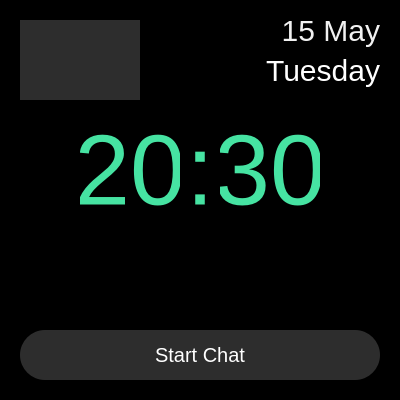
<?xml version="1.0" encoding="UTF-8"?>
<ui version="4.0">
 <class>MainWindow</class>
 <widget class="QMainWindow" name="MainWindow">
  <property name="geometry">
   <rect>
    <x>0</x>
    <y>0</y>
    <width>400</width>
    <height>400</height>
   </rect>
  </property>
  <property name="windowTitle">
   <string>MainWindow</string>
  </property>
  <property name="locale">
   <locale language="English" country="Australia"/>
  </property>
  <widget class="QWidget" name="centralwidget">
   <widget class="QFrame" name="frame">
    <property name="geometry">
     <rect>
      <x>0</x>
      <y>0</y>
      <width>400</width>
      <height>400</height>
     </rect>
    </property>
    <property name="styleSheet">
     <string notr="true">*{
	background:rgb(0,0,0);
	font: 15pt &quot;Yu Gothic UI&quot;;
}</string>
    </property>
    <property name="frameShape">
     <enum>QFrame::StyledPanel</enum>
    </property>
    <property name="frameShadow">
     <enum>QFrame::Raised</enum>
    </property>
    <widget class="QLabel" name="hour_label">
     <property name="geometry">
      <rect>
       <x>80</x>
       <y>120</y>
       <width>100</width>
       <height>100</height>
      </rect>
     </property>
     <property name="palette">
      <palette>
       <active>
        <colorrole role="WindowText">
         <brush brushstyle="SolidPattern">
          <color alpha="255">
           <red>70</red>
           <green>227</green>
           <blue>162</blue>
          </color>
         </brush>
        </colorrole>
        <colorrole role="Button">
         <brush brushstyle="SolidPattern">
          <color alpha="255">
           <red>0</red>
           <green>0</green>
           <blue>0</blue>
          </color>
         </brush>
        </colorrole>
        <colorrole role="Text">
         <brush brushstyle="SolidPattern">
          <color alpha="255">
           <red>255</red>
           <green>255</green>
           <blue>255</blue>
          </color>
         </brush>
        </colorrole>
        <colorrole role="ButtonText">
         <brush brushstyle="SolidPattern">
          <color alpha="255">
           <red>255</red>
           <green>255</green>
           <blue>255</blue>
          </color>
         </brush>
        </colorrole>
        <colorrole role="Base">
         <brush brushstyle="SolidPattern">
          <color alpha="255">
           <red>0</red>
           <green>0</green>
           <blue>0</blue>
          </color>
         </brush>
        </colorrole>
        <colorrole role="Window">
         <brush brushstyle="SolidPattern">
          <color alpha="255">
           <red>0</red>
           <green>0</green>
           <blue>0</blue>
          </color>
         </brush>
        </colorrole>
       </active>
       <inactive>
        <colorrole role="WindowText">
         <brush brushstyle="SolidPattern">
          <color alpha="255">
           <red>70</red>
           <green>227</green>
           <blue>162</blue>
          </color>
         </brush>
        </colorrole>
        <colorrole role="Button">
         <brush brushstyle="SolidPattern">
          <color alpha="255">
           <red>0</red>
           <green>0</green>
           <blue>0</blue>
          </color>
         </brush>
        </colorrole>
        <colorrole role="Text">
         <brush brushstyle="SolidPattern">
          <color alpha="255">
           <red>255</red>
           <green>255</green>
           <blue>255</blue>
          </color>
         </brush>
        </colorrole>
        <colorrole role="ButtonText">
         <brush brushstyle="SolidPattern">
          <color alpha="255">
           <red>255</red>
           <green>255</green>
           <blue>255</blue>
          </color>
         </brush>
        </colorrole>
        <colorrole role="Base">
         <brush brushstyle="SolidPattern">
          <color alpha="255">
           <red>0</red>
           <green>0</green>
           <blue>0</blue>
          </color>
         </brush>
        </colorrole>
        <colorrole role="Window">
         <brush brushstyle="SolidPattern">
          <color alpha="255">
           <red>0</red>
           <green>0</green>
           <blue>0</blue>
          </color>
         </brush>
        </colorrole>
       </inactive>
       <disabled>
        <colorrole role="WindowText">
         <brush brushstyle="SolidPattern">
          <color alpha="255">
           <red>255</red>
           <green>255</green>
           <blue>255</blue>
          </color>
         </brush>
        </colorrole>
        <colorrole role="Button">
         <brush brushstyle="SolidPattern">
          <color alpha="255">
           <red>0</red>
           <green>0</green>
           <blue>0</blue>
          </color>
         </brush>
        </colorrole>
        <colorrole role="Text">
         <brush brushstyle="SolidPattern">
          <color alpha="255">
           <red>255</red>
           <green>255</green>
           <blue>255</blue>
          </color>
         </brush>
        </colorrole>
        <colorrole role="ButtonText">
         <brush brushstyle="SolidPattern">
          <color alpha="255">
           <red>255</red>
           <green>255</green>
           <blue>255</blue>
          </color>
         </brush>
        </colorrole>
        <colorrole role="Base">
         <brush brushstyle="SolidPattern">
          <color alpha="255">
           <red>0</red>
           <green>0</green>
           <blue>0</blue>
          </color>
         </brush>
        </colorrole>
        <colorrole role="Window">
         <brush brushstyle="SolidPattern">
          <color alpha="255">
           <red>0</red>
           <green>0</green>
           <blue>0</blue>
          </color>
         </brush>
        </colorrole>
       </disabled>
      </palette>
     </property>
     <property name="font">
      <font>
       <family>Yu Gothic UI</family>
       <pointsize>-1</pointsize>
       <weight>50</weight>
       <italic>false</italic>
       <bold>false</bold>
      </font>
     </property>
     <property name="styleSheet">
      <string notr="true">*{
	font-size: 100px
}</string>
     </property>
     <property name="text">
      <string>20</string>
     </property>
     <property name="alignment">
      <set>Qt::AlignCenter</set>
     </property>
     <property name="wordWrap">
      <bool>false</bool>
     </property>
    </widget>
    <widget class="QPushButton" name="StartChat">
     <property name="geometry">
      <rect>
       <x>20</x>
       <y>330</y>
       <width>360</width>
       <height>50</height>
      </rect>
     </property>
     <property name="palette">
      <palette>
       <active>
        <colorrole role="WindowText">
         <brush brushstyle="SolidPattern">
          <color alpha="255">
           <red>70</red>
           <green>227</green>
           <blue>162</blue>
          </color>
         </brush>
        </colorrole>
        <colorrole role="Button">
         <brush brushstyle="SolidPattern">
          <color alpha="255">
           <red>45</red>
           <green>45</green>
           <blue>45</blue>
          </color>
         </brush>
        </colorrole>
        <colorrole role="Text">
         <brush brushstyle="SolidPattern">
          <color alpha="255">
           <red>255</red>
           <green>255</green>
           <blue>255</blue>
          </color>
         </brush>
        </colorrole>
        <colorrole role="ButtonText">
         <brush brushstyle="SolidPattern">
          <color alpha="255">
           <red>255</red>
           <green>255</green>
           <blue>255</blue>
          </color>
         </brush>
        </colorrole>
        <colorrole role="Base">
         <brush brushstyle="SolidPattern">
          <color alpha="255">
           <red>45</red>
           <green>45</green>
           <blue>45</blue>
          </color>
         </brush>
        </colorrole>
        <colorrole role="Window">
         <brush brushstyle="SolidPattern">
          <color alpha="255">
           <red>45</red>
           <green>45</green>
           <blue>45</blue>
          </color>
         </brush>
        </colorrole>
       </active>
       <inactive>
        <colorrole role="WindowText">
         <brush brushstyle="SolidPattern">
          <color alpha="255">
           <red>70</red>
           <green>227</green>
           <blue>162</blue>
          </color>
         </brush>
        </colorrole>
        <colorrole role="Button">
         <brush brushstyle="SolidPattern">
          <color alpha="255">
           <red>45</red>
           <green>45</green>
           <blue>45</blue>
          </color>
         </brush>
        </colorrole>
        <colorrole role="Text">
         <brush brushstyle="SolidPattern">
          <color alpha="255">
           <red>255</red>
           <green>255</green>
           <blue>255</blue>
          </color>
         </brush>
        </colorrole>
        <colorrole role="ButtonText">
         <brush brushstyle="SolidPattern">
          <color alpha="255">
           <red>255</red>
           <green>255</green>
           <blue>255</blue>
          </color>
         </brush>
        </colorrole>
        <colorrole role="Base">
         <brush brushstyle="SolidPattern">
          <color alpha="255">
           <red>45</red>
           <green>45</green>
           <blue>45</blue>
          </color>
         </brush>
        </colorrole>
        <colorrole role="Window">
         <brush brushstyle="SolidPattern">
          <color alpha="255">
           <red>45</red>
           <green>45</green>
           <blue>45</blue>
          </color>
         </brush>
        </colorrole>
       </inactive>
       <disabled>
        <colorrole role="WindowText">
         <brush brushstyle="SolidPattern">
          <color alpha="255">
           <red>255</red>
           <green>255</green>
           <blue>255</blue>
          </color>
         </brush>
        </colorrole>
        <colorrole role="Button">
         <brush brushstyle="SolidPattern">
          <color alpha="255">
           <red>45</red>
           <green>45</green>
           <blue>45</blue>
          </color>
         </brush>
        </colorrole>
        <colorrole role="Text">
         <brush brushstyle="SolidPattern">
          <color alpha="255">
           <red>255</red>
           <green>255</green>
           <blue>255</blue>
          </color>
         </brush>
        </colorrole>
        <colorrole role="ButtonText">
         <brush brushstyle="SolidPattern">
          <color alpha="255">
           <red>255</red>
           <green>255</green>
           <blue>255</blue>
          </color>
         </brush>
        </colorrole>
        <colorrole role="Base">
         <brush brushstyle="SolidPattern">
          <color alpha="255">
           <red>45</red>
           <green>45</green>
           <blue>45</blue>
          </color>
         </brush>
        </colorrole>
        <colorrole role="Window">
         <brush brushstyle="SolidPattern">
          <color alpha="255">
           <red>45</red>
           <green>45</green>
           <blue>45</blue>
          </color>
         </brush>
        </colorrole>
       </disabled>
      </palette>
     </property>
     <property name="font">
      <font>
       <family>Yu Gothic UI</family>
       <pointsize>15</pointsize>
       <weight>50</weight>
       <italic>false</italic>
       <bold>false</bold>
      </font>
     </property>
     <property name="styleSheet">
      <string notr="true">/* 默认状态 */
QPushButton {
    background-color: rgb(45,45,45);
    border: none;
    padding: 10px 20px;
    border-radius: 25px;/* 设置圆角半径 */
}

/* 悬停状态 */
QPushButton:hover {
    background-color: rgb(70, 227, 162);
	border-radius: 25px; /* 设置圆角半径 */
}

/* 按下状态 */
QPushButton:pressed {
    background-color: rgb(78, 255, 181);
	border-radius: 25px; /* 设置圆角半径 */
}
</string>
     </property>
     <property name="text">
      <string>Start Chat</string>
     </property>
    </widget>
    <widget class="QLabel" name="day_label">
     <property name="geometry">
      <rect>
       <x>230</x>
       <y>50</y>
       <width>150</width>
       <height>40</height>
      </rect>
     </property>
     <property name="palette">
      <palette>
       <active>
        <colorrole role="WindowText">
         <brush brushstyle="SolidPattern">
          <color alpha="255">
           <red>255</red>
           <green>255</green>
           <blue>255</blue>
          </color>
         </brush>
        </colorrole>
        <colorrole role="Button">
         <brush brushstyle="SolidPattern">
          <color alpha="255">
           <red>0</red>
           <green>0</green>
           <blue>0</blue>
          </color>
         </brush>
        </colorrole>
        <colorrole role="Base">
         <brush brushstyle="SolidPattern">
          <color alpha="255">
           <red>0</red>
           <green>0</green>
           <blue>0</blue>
          </color>
         </brush>
        </colorrole>
        <colorrole role="Window">
         <brush brushstyle="SolidPattern">
          <color alpha="255">
           <red>0</red>
           <green>0</green>
           <blue>0</blue>
          </color>
         </brush>
        </colorrole>
       </active>
       <inactive>
        <colorrole role="WindowText">
         <brush brushstyle="SolidPattern">
          <color alpha="255">
           <red>255</red>
           <green>255</green>
           <blue>255</blue>
          </color>
         </brush>
        </colorrole>
        <colorrole role="Button">
         <brush brushstyle="SolidPattern">
          <color alpha="255">
           <red>0</red>
           <green>0</green>
           <blue>0</blue>
          </color>
         </brush>
        </colorrole>
        <colorrole role="Base">
         <brush brushstyle="SolidPattern">
          <color alpha="255">
           <red>0</red>
           <green>0</green>
           <blue>0</blue>
          </color>
         </brush>
        </colorrole>
        <colorrole role="Window">
         <brush brushstyle="SolidPattern">
          <color alpha="255">
           <red>0</red>
           <green>0</green>
           <blue>0</blue>
          </color>
         </brush>
        </colorrole>
       </inactive>
       <disabled>
        <colorrole role="WindowText">
         <brush brushstyle="SolidPattern">
          <color alpha="255">
           <red>120</red>
           <green>120</green>
           <blue>120</blue>
          </color>
         </brush>
        </colorrole>
        <colorrole role="Button">
         <brush brushstyle="SolidPattern">
          <color alpha="255">
           <red>0</red>
           <green>0</green>
           <blue>0</blue>
          </color>
         </brush>
        </colorrole>
        <colorrole role="Base">
         <brush brushstyle="SolidPattern">
          <color alpha="255">
           <red>0</red>
           <green>0</green>
           <blue>0</blue>
          </color>
         </brush>
        </colorrole>
        <colorrole role="Window">
         <brush brushstyle="SolidPattern">
          <color alpha="255">
           <red>0</red>
           <green>0</green>
           <blue>0</blue>
          </color>
         </brush>
        </colorrole>
       </disabled>
      </palette>
     </property>
     <property name="font">
      <font>
       <family>Yu Gothic UI</family>
       <pointsize>-1</pointsize>
       <weight>50</weight>
       <italic>false</italic>
       <bold>false</bold>
      </font>
     </property>
     <property name="styleSheet">
      <string notr="true">*{
	font-size: 30px
}</string>
     </property>
     <property name="text">
      <string>Tuesday</string>
     </property>
     <property name="alignment">
      <set>Qt::AlignRight|Qt::AlignTrailing|Qt::AlignVCenter</set>
     </property>
    </widget>
    <widget class="QLabel" name="date_label">
     <property name="geometry">
      <rect>
       <x>230</x>
       <y>10</y>
       <width>150</width>
       <height>40</height>
      </rect>
     </property>
     <property name="palette">
      <palette>
       <active>
        <colorrole role="WindowText">
         <brush brushstyle="SolidPattern">
          <color alpha="255">
           <red>241</red>
           <green>241</green>
           <blue>241</blue>
          </color>
         </brush>
        </colorrole>
        <colorrole role="Button">
         <brush brushstyle="SolidPattern">
          <color alpha="255">
           <red>0</red>
           <green>0</green>
           <blue>0</blue>
          </color>
         </brush>
        </colorrole>
        <colorrole role="Base">
         <brush brushstyle="SolidPattern">
          <color alpha="255">
           <red>0</red>
           <green>0</green>
           <blue>0</blue>
          </color>
         </brush>
        </colorrole>
        <colorrole role="Window">
         <brush brushstyle="SolidPattern">
          <color alpha="255">
           <red>0</red>
           <green>0</green>
           <blue>0</blue>
          </color>
         </brush>
        </colorrole>
       </active>
       <inactive>
        <colorrole role="WindowText">
         <brush brushstyle="SolidPattern">
          <color alpha="255">
           <red>241</red>
           <green>241</green>
           <blue>241</blue>
          </color>
         </brush>
        </colorrole>
        <colorrole role="Button">
         <brush brushstyle="SolidPattern">
          <color alpha="255">
           <red>0</red>
           <green>0</green>
           <blue>0</blue>
          </color>
         </brush>
        </colorrole>
        <colorrole role="Base">
         <brush brushstyle="SolidPattern">
          <color alpha="255">
           <red>0</red>
           <green>0</green>
           <blue>0</blue>
          </color>
         </brush>
        </colorrole>
        <colorrole role="Window">
         <brush brushstyle="SolidPattern">
          <color alpha="255">
           <red>0</red>
           <green>0</green>
           <blue>0</blue>
          </color>
         </brush>
        </colorrole>
       </inactive>
       <disabled>
        <colorrole role="WindowText">
         <brush brushstyle="SolidPattern">
          <color alpha="255">
           <red>120</red>
           <green>120</green>
           <blue>120</blue>
          </color>
         </brush>
        </colorrole>
        <colorrole role="Button">
         <brush brushstyle="SolidPattern">
          <color alpha="255">
           <red>0</red>
           <green>0</green>
           <blue>0</blue>
          </color>
         </brush>
        </colorrole>
        <colorrole role="Base">
         <brush brushstyle="SolidPattern">
          <color alpha="255">
           <red>0</red>
           <green>0</green>
           <blue>0</blue>
          </color>
         </brush>
        </colorrole>
        <colorrole role="Window">
         <brush brushstyle="SolidPattern">
          <color alpha="255">
           <red>0</red>
           <green>0</green>
           <blue>0</blue>
          </color>
         </brush>
        </colorrole>
       </disabled>
      </palette>
     </property>
     <property name="font">
      <font>
       <family>Yu Gothic UI</family>
       <pointsize>-1</pointsize>
       <weight>50</weight>
       <italic>false</italic>
       <bold>false</bold>
      </font>
     </property>
     <property name="styleSheet">
      <string notr="true">*{
	font-size: 30px
}</string>
     </property>
     <property name="text">
      <string>15 May</string>
     </property>
     <property name="alignment">
      <set>Qt::AlignRight|Qt::AlignTrailing|Qt::AlignVCenter</set>
     </property>
    </widget>
    <widget class="QWidget" name="CircularProgress" native="true">
     <property name="geometry">
      <rect>
       <x>20</x>
       <y>20</y>
       <width>120</width>
       <height>80</height>
      </rect>
     </property>
     <property name="styleSheet">
      <string notr="true">*{
	background-color:rgb(45,45,45);
}</string>
     </property>
    </widget>
    <widget class="QLabel" name="minute_label">
     <property name="geometry">
      <rect>
       <x>220</x>
       <y>120</y>
       <width>100</width>
       <height>100</height>
      </rect>
     </property>
     <property name="palette">
      <palette>
       <active>
        <colorrole role="WindowText">
         <brush brushstyle="SolidPattern">
          <color alpha="255">
           <red>70</red>
           <green>227</green>
           <blue>162</blue>
          </color>
         </brush>
        </colorrole>
        <colorrole role="Button">
         <brush brushstyle="SolidPattern">
          <color alpha="255">
           <red>0</red>
           <green>0</green>
           <blue>0</blue>
          </color>
         </brush>
        </colorrole>
        <colorrole role="Text">
         <brush brushstyle="SolidPattern">
          <color alpha="255">
           <red>255</red>
           <green>255</green>
           <blue>255</blue>
          </color>
         </brush>
        </colorrole>
        <colorrole role="ButtonText">
         <brush brushstyle="SolidPattern">
          <color alpha="255">
           <red>255</red>
           <green>255</green>
           <blue>255</blue>
          </color>
         </brush>
        </colorrole>
        <colorrole role="Base">
         <brush brushstyle="SolidPattern">
          <color alpha="255">
           <red>0</red>
           <green>0</green>
           <blue>0</blue>
          </color>
         </brush>
        </colorrole>
        <colorrole role="Window">
         <brush brushstyle="SolidPattern">
          <color alpha="255">
           <red>0</red>
           <green>0</green>
           <blue>0</blue>
          </color>
         </brush>
        </colorrole>
       </active>
       <inactive>
        <colorrole role="WindowText">
         <brush brushstyle="SolidPattern">
          <color alpha="255">
           <red>70</red>
           <green>227</green>
           <blue>162</blue>
          </color>
         </brush>
        </colorrole>
        <colorrole role="Button">
         <brush brushstyle="SolidPattern">
          <color alpha="255">
           <red>0</red>
           <green>0</green>
           <blue>0</blue>
          </color>
         </brush>
        </colorrole>
        <colorrole role="Text">
         <brush brushstyle="SolidPattern">
          <color alpha="255">
           <red>255</red>
           <green>255</green>
           <blue>255</blue>
          </color>
         </brush>
        </colorrole>
        <colorrole role="ButtonText">
         <brush brushstyle="SolidPattern">
          <color alpha="255">
           <red>255</red>
           <green>255</green>
           <blue>255</blue>
          </color>
         </brush>
        </colorrole>
        <colorrole role="Base">
         <brush brushstyle="SolidPattern">
          <color alpha="255">
           <red>0</red>
           <green>0</green>
           <blue>0</blue>
          </color>
         </brush>
        </colorrole>
        <colorrole role="Window">
         <brush brushstyle="SolidPattern">
          <color alpha="255">
           <red>0</red>
           <green>0</green>
           <blue>0</blue>
          </color>
         </brush>
        </colorrole>
       </inactive>
       <disabled>
        <colorrole role="WindowText">
         <brush brushstyle="SolidPattern">
          <color alpha="255">
           <red>255</red>
           <green>255</green>
           <blue>255</blue>
          </color>
         </brush>
        </colorrole>
        <colorrole role="Button">
         <brush brushstyle="SolidPattern">
          <color alpha="255">
           <red>0</red>
           <green>0</green>
           <blue>0</blue>
          </color>
         </brush>
        </colorrole>
        <colorrole role="Text">
         <brush brushstyle="SolidPattern">
          <color alpha="255">
           <red>255</red>
           <green>255</green>
           <blue>255</blue>
          </color>
         </brush>
        </colorrole>
        <colorrole role="ButtonText">
         <brush brushstyle="SolidPattern">
          <color alpha="255">
           <red>255</red>
           <green>255</green>
           <blue>255</blue>
          </color>
         </brush>
        </colorrole>
        <colorrole role="Base">
         <brush brushstyle="SolidPattern">
          <color alpha="255">
           <red>0</red>
           <green>0</green>
           <blue>0</blue>
          </color>
         </brush>
        </colorrole>
        <colorrole role="Window">
         <brush brushstyle="SolidPattern">
          <color alpha="255">
           <red>0</red>
           <green>0</green>
           <blue>0</blue>
          </color>
         </brush>
        </colorrole>
       </disabled>
      </palette>
     </property>
     <property name="font">
      <font>
       <family>Yu Gothic UI</family>
       <pointsize>-1</pointsize>
       <weight>50</weight>
       <italic>false</italic>
       <bold>false</bold>
      </font>
     </property>
     <property name="styleSheet">
      <string notr="true">*{
	font-size: 100px
}</string>
     </property>
     <property name="text">
      <string>30</string>
     </property>
     <property name="alignment">
      <set>Qt::AlignCenter</set>
     </property>
     <property name="wordWrap">
      <bool>false</bool>
     </property>
    </widget>
    <widget class="QLabel" name="spark_label">
     <property name="geometry">
      <rect>
       <x>160</x>
       <y>120</y>
       <width>80</width>
       <height>100</height>
      </rect>
     </property>
     <property name="palette">
      <palette>
       <active>
        <colorrole role="WindowText">
         <brush brushstyle="SolidPattern">
          <color alpha="255">
           <red>70</red>
           <green>227</green>
           <blue>162</blue>
          </color>
         </brush>
        </colorrole>
        <colorrole role="Button">
         <brush brushstyle="SolidPattern">
          <color alpha="255">
           <red>0</red>
           <green>0</green>
           <blue>0</blue>
          </color>
         </brush>
        </colorrole>
        <colorrole role="Text">
         <brush brushstyle="SolidPattern">
          <color alpha="255">
           <red>255</red>
           <green>255</green>
           <blue>255</blue>
          </color>
         </brush>
        </colorrole>
        <colorrole role="ButtonText">
         <brush brushstyle="SolidPattern">
          <color alpha="255">
           <red>255</red>
           <green>255</green>
           <blue>255</blue>
          </color>
         </brush>
        </colorrole>
        <colorrole role="Base">
         <brush brushstyle="SolidPattern">
          <color alpha="255">
           <red>0</red>
           <green>0</green>
           <blue>0</blue>
          </color>
         </brush>
        </colorrole>
        <colorrole role="Window">
         <brush brushstyle="SolidPattern">
          <color alpha="255">
           <red>0</red>
           <green>0</green>
           <blue>0</blue>
          </color>
         </brush>
        </colorrole>
       </active>
       <inactive>
        <colorrole role="WindowText">
         <brush brushstyle="SolidPattern">
          <color alpha="255">
           <red>70</red>
           <green>227</green>
           <blue>162</blue>
          </color>
         </brush>
        </colorrole>
        <colorrole role="Button">
         <brush brushstyle="SolidPattern">
          <color alpha="255">
           <red>0</red>
           <green>0</green>
           <blue>0</blue>
          </color>
         </brush>
        </colorrole>
        <colorrole role="Text">
         <brush brushstyle="SolidPattern">
          <color alpha="255">
           <red>255</red>
           <green>255</green>
           <blue>255</blue>
          </color>
         </brush>
        </colorrole>
        <colorrole role="ButtonText">
         <brush brushstyle="SolidPattern">
          <color alpha="255">
           <red>255</red>
           <green>255</green>
           <blue>255</blue>
          </color>
         </brush>
        </colorrole>
        <colorrole role="Base">
         <brush brushstyle="SolidPattern">
          <color alpha="255">
           <red>0</red>
           <green>0</green>
           <blue>0</blue>
          </color>
         </brush>
        </colorrole>
        <colorrole role="Window">
         <brush brushstyle="SolidPattern">
          <color alpha="255">
           <red>0</red>
           <green>0</green>
           <blue>0</blue>
          </color>
         </brush>
        </colorrole>
       </inactive>
       <disabled>
        <colorrole role="WindowText">
         <brush brushstyle="SolidPattern">
          <color alpha="255">
           <red>255</red>
           <green>255</green>
           <blue>255</blue>
          </color>
         </brush>
        </colorrole>
        <colorrole role="Button">
         <brush brushstyle="SolidPattern">
          <color alpha="255">
           <red>0</red>
           <green>0</green>
           <blue>0</blue>
          </color>
         </brush>
        </colorrole>
        <colorrole role="Text">
         <brush brushstyle="SolidPattern">
          <color alpha="255">
           <red>255</red>
           <green>255</green>
           <blue>255</blue>
          </color>
         </brush>
        </colorrole>
        <colorrole role="ButtonText">
         <brush brushstyle="SolidPattern">
          <color alpha="255">
           <red>255</red>
           <green>255</green>
           <blue>255</blue>
          </color>
         </brush>
        </colorrole>
        <colorrole role="Base">
         <brush brushstyle="SolidPattern">
          <color alpha="255">
           <red>0</red>
           <green>0</green>
           <blue>0</blue>
          </color>
         </brush>
        </colorrole>
        <colorrole role="Window">
         <brush brushstyle="SolidPattern">
          <color alpha="255">
           <red>0</red>
           <green>0</green>
           <blue>0</blue>
          </color>
         </brush>
        </colorrole>
       </disabled>
      </palette>
     </property>
     <property name="font">
      <font>
       <family>Yu Gothic UI</family>
       <pointsize>-1</pointsize>
       <weight>50</weight>
       <italic>false</italic>
       <bold>false</bold>
      </font>
     </property>
     <property name="styleSheet">
      <string notr="true">*{
	font-size: 100px
}</string>
     </property>
     <property name="text">
      <string>:</string>
     </property>
     <property name="alignment">
      <set>Qt::AlignCenter</set>
     </property>
     <property name="wordWrap">
      <bool>false</bool>
     </property>
    </widget>
    <zorder>spark_label</zorder>
    <zorder>hour_label</zorder>
    <zorder>StartChat</zorder>
    <zorder>day_label</zorder>
    <zorder>date_label</zorder>
    <zorder>CircularProgress</zorder>
    <zorder>minute_label</zorder>
   </widget>
  </widget>
 </widget>
 <resources/>
 <connections/>
</ui>
